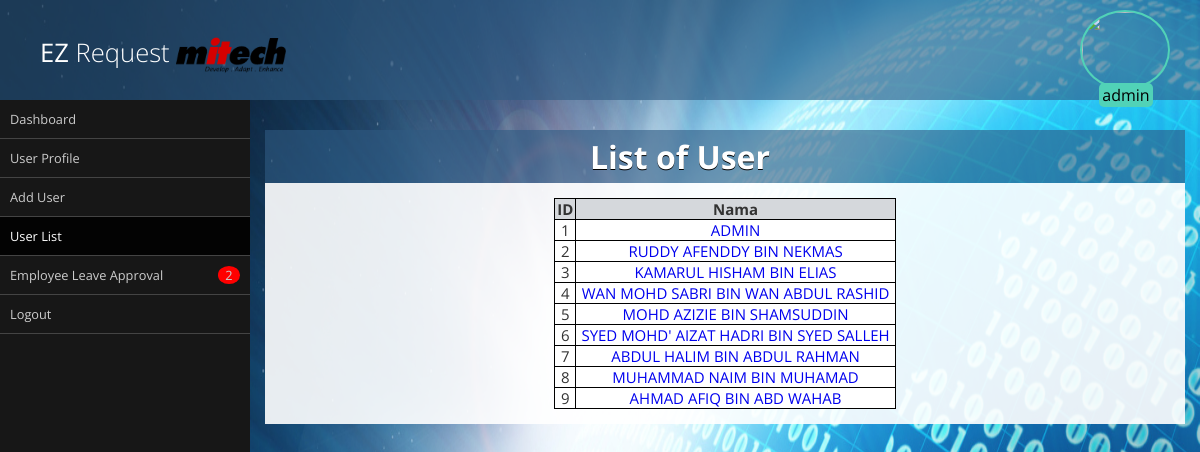
/index.php?p=user_list (signed in), run on the app's committed database.
### tables this page shows
CREATE TABLE `users` (
  `id` int(11) NOT NULL,
  `username` varchar(86) NOT NULL,
  `ic` varchar(12) NOT NULL,
  `nama` varchar(64) NOT NULL,
  `pass` varchar(64) NOT NULL,
  `jawatan` varchar(64) NOT NULL,
  `jabatan` varchar(86) NOT NULL,
  `baki_cuti` int(11) NOT NULL
);

### user_list.php (the view, shortened to what this page needs)
<div id="box" >
<div class="box-top"><h1>List of User</h1></div>
<div class="box-panel" >
<?php
include 'conn_ezr.php';
$sql = "SELECT * FROM users";
$result = mysqli_query($conn, $sql);
$x = 1;
if ($result->num_rows > 0) {
    echo "<table class='list' border='1px'><tr><th>ID</th><th>Nama</th></tr>";
    while($row = $result->fetch_assoc()) {
        echo "<tr><td>".$x."</td>";
        $x++;
        echo "<td><a href='index.php?p=user_detail&id=".$row["id"]."'>".$row["nama"]."</a></td></tr>";
       ?>
       <?php
    }
    echo "</table>";
} else {
    echo "0 results";
}
?>
</body>
</html>

### index.php (shortened to what this page needs)
<?php session_start();
function isSelected ($p){
  if (@$_GET['p'] == $p) {
    return "class='selected'";
  }
  else {
    return "href='index.php?p=$p'";
  }
}
include 'conn_ezr.php';
$index_id=$_SESSION['logged_id'];
$search = ",".$index_id.",";
$sql = "SELECT COUNT(*) AS num_rows FROM users INNER JOIN cuti ON users.id=cuti.mk_uid WHERE is_read NOT LIKE '%$search%'";
$result = mysqli_query($conn, $sql);
$row3 = $result->fetch_assoc();
?>
<!DOCTYPE html>
<html>
<head>
<link rel="stylesheet" media="print" type="text/css" href="print.css">
<link rel="stylesheet" media="screen" type="text/css" href="admin.css">
</head>
<body class="align" background="Media/automa.jpg" alt="Mitech BG" style="background-repeat: no-repeat; background-size:100% 100%;">
<div id="header">
  <div class="logo">
    <a href="#">EZ<span> Request&nbsp;</span></a>
    <img src="Media/logomitech-2016-trans-.png" alt="Mitech Logo" style="float:right;width:110px;height:40px">
  </div>
  <div class="logo-2">
        <img src="http://grafreez.com/wp-content/temp_demos/river/img/admin-bg.jpg" >
         <div class="rank-label-container">
               <span class="rank-label"><?php echo $_SESSION["username"] ?></span>
         </div>
  </div>
 </div>
<div id="container">
  <div class="sidebar">
    <ul id="nav">
      <li><a <?php echo isSelected('dashboard'); ?> >Dashboard</a></li>
      <li><a <?php echo isSelected('user_profile'); ?> >User Profile</a></li>
      <?php if ($_SESSION['logged_id'] == 1){
            echo "<li><a ".isSelected('add_user').">Add User</a></li>";
            echo "<li><a ".isSelected('user_list').">User List</a></li>";
              }
      ?>
           <?php if ($_SESSION['logged_id'] >=1 && $_SESSION['logged_id'] <=3 ){
                 echo "<li><a ".isSelected('senarai_rekod')."><span>Employee Leave Approval</span><span style='background-color:red; float:right; padding:0px 7.5px 0px 7.5px; border-radius: 100%; '> ".$row3['num_rows']."<span></a></li>";
                 }
           ?>
      <li><a href="logout0.php">Logout</a></li>
    </ul>
  </div>
  <div class="content">
<?php
if (isset($_GET['p'])) {
$p=$_GET['p'].".php";
include $p ;
}
else {
include "user_profile.php" ;
}
?>
</body>
</html>

### print.css (style rules this page uses)
* { margin: 0; padding: 0; box-sizing: border-box; }
body { font-family: 'Open Sans'; text-align: center; }
a { text-decoration: none; }
div#header { width: 100%; height: 100px; background: rgba(47, 91, 130, 0.6); margin: 0 auto; }
.logo { float: left; margin-top: 35px; margin-left: 40px; }
.logo a { font-size: 1.6em; color: #fff; }
.logo a span { font-weight: 300; }
.logo-2 { float: right; margin-top: 10px; margin-right: 15px; }
.logo-2 img { width:90px; height:80px; border-radius: 50%; margin-right: 15px; border: 2px solid #51D2B7; }
.rank-label-container { margin-top: -13px; text-align: center; }
.rank-label { background-color: rgb(81, 210, 183); padding: 1px 3px 1px 3px; border-radius: 5px; margin-right: 13px; }
div#container { width: 100%; margin: 0 auto; }
.sidebar { width: 250px; background:#171717; float: left; }
ul#nav li { list-style: none; }
ul#nav li a { color: #ccc; display: block; padding: 10px; font-size: 0.8em; border-bottom: 1px solid #444; -webkit-transition: all 0.2s ease; -moz-transition: all 0.2s ease; -ms-transition: all 0.2s ease; -o-transition: all 0.2s ease; transition: all 0.2s ease; }
ul#nav li a.selected { background: #030303; color:#fff; }
.content { width: auto; height: 100%; margin-left: 250px; padding: 15px; }
div#box { margin-top: 15px; }
div#box .box-top { color: #fff; text-shadow: 0 1px #000; background: rgba(47, 91, 130, 0.6); padding: 5px; padding-left: 15px; font-weight: 300; text-align: center; }
div#box .box-panel { padding: 15px; background: rgba(255, 255, 255, 0.9); color: #333; margin: 0 auto; text-align: center; }
table td { word-wrap:break-word; border-collapse: collapse; padding-left:5px; padding-right:5px; font-size:15px; text-align: center; }
table th { border-collapse: collapse; padding-left:2px; padding-right:2px; border:1px solid black; background-color:#D5D8DC; font-size:15px; }
table.list { border-collapse: collapse; font-size:15px; border:1px solid black; border-radius:3px; background-color:white; word-wrap:break-word; margin:0 auto; text-align: center; }
@media only screen and (min-width: 480px) { .sidebar { min-height: 1450px; display: block; } }

### admin.css (style rules this page uses)
* { margin: 0; padding: 0; box-sizing: border-box; }
body { font-family: 'Open Sans'; }
a { text-decoration: none; }
div#header { width: 100%; height: 100px; background: rgba(47, 91, 130, 0.6); margin: 0 auto; }
.logo { float: left; margin-top: 35px; margin-left: 40px; }
.logo a { font-size: 1.6em; color: #fff; }
.logo a span { font-weight: 300; }
.logo-2 { float: right; margin-top: 10px; margin-right: 15px; }
.logo-2 img { width:90px; height:80px; border-radius: 50%; margin-right: 15px; border: 2px solid #51D2B7; }
.rank-label-container { margin-top: -13px; text-align: center; }
.rank-label { background-color: rgb(81, 210, 183); padding: 1px 3px 1px 3px; border-radius: 5px; margin-right: 13px; }
div#container { width: 100%; margin: 0 auto; }
.sidebar { width: 250px; background:#171717; float: left; }
ul#nav li { list-style: none; }
ul#nav li a { color: #ccc; display: block; padding: 10px; font-size: 0.8em; border-bottom: 1px solid #444; -webkit-transition: all 0.2s ease; -moz-transition: all 0.2s ease; -ms-transition: all 0.2s ease; -o-transition: all 0.2s ease; transition: all 0.2s ease; }
ul#nav li a.selected { background: #030303; color:#fff; }
.content { width: auto; height: 100%; margin-left: 250px; padding: 15px; }
div#box { margin-top: 15px; }
div#box .box-top { color: #fff; text-shadow: 0 1px #000; background: rgba(47, 91, 130, 0.6); padding: 5px; padding-left: 15px; font-weight: 300; text-align: center; page-break-before : always }
div#box .box-panel { padding: 15px; background: rgba(255, 255, 255, 0.9); color: #333; margin: 0 auto; text-align: center; }
table td { word-wrap:break-word; border-collapse: collapse; padding-left:5px; padding-right:5px; font-size:15px; text-align: center; }
table th { border-collapse: collapse; padding-left:2px; padding-right:2px; border:1px solid black; background-color:#D5D8DC; font-size:15px; }
table.list { border-collapse: collapse; font-size:15px; border:1px solid black; border-radius:3px; background-color:white; word-wrap:break-word; margin:0 auto; text-align: center; }
@media only screen and (min-width: 480px) { .sidebar { min-height: 1450px; display: block; } }

### data on the page
users: nama "ADMIN"
users: nama "RUDDY AFENDDY BIN NEKMAS"
users: nama "KAMARUL HISHAM BIN ELIAS"
users: nama "WAN MOHD SABRI BIN WAN ABDUL RASHID"
users: nama "MOHD AZIZIE BIN SHAMSUDDIN"
users: nama "SYED MOHD' AIZAT HADRI BIN SYED SALLEH"
users: nama "ABDUL HALIM BIN ABDUL RAHMAN"
users: nama "MUHAMMAD NAIM BIN MUHAMAD"
users: nama "AHMAD AFIQ BIN ABD WAHAB"

### other printed values
$_SESSION["username"] "admin"
$row3['num_rows'] "2"
